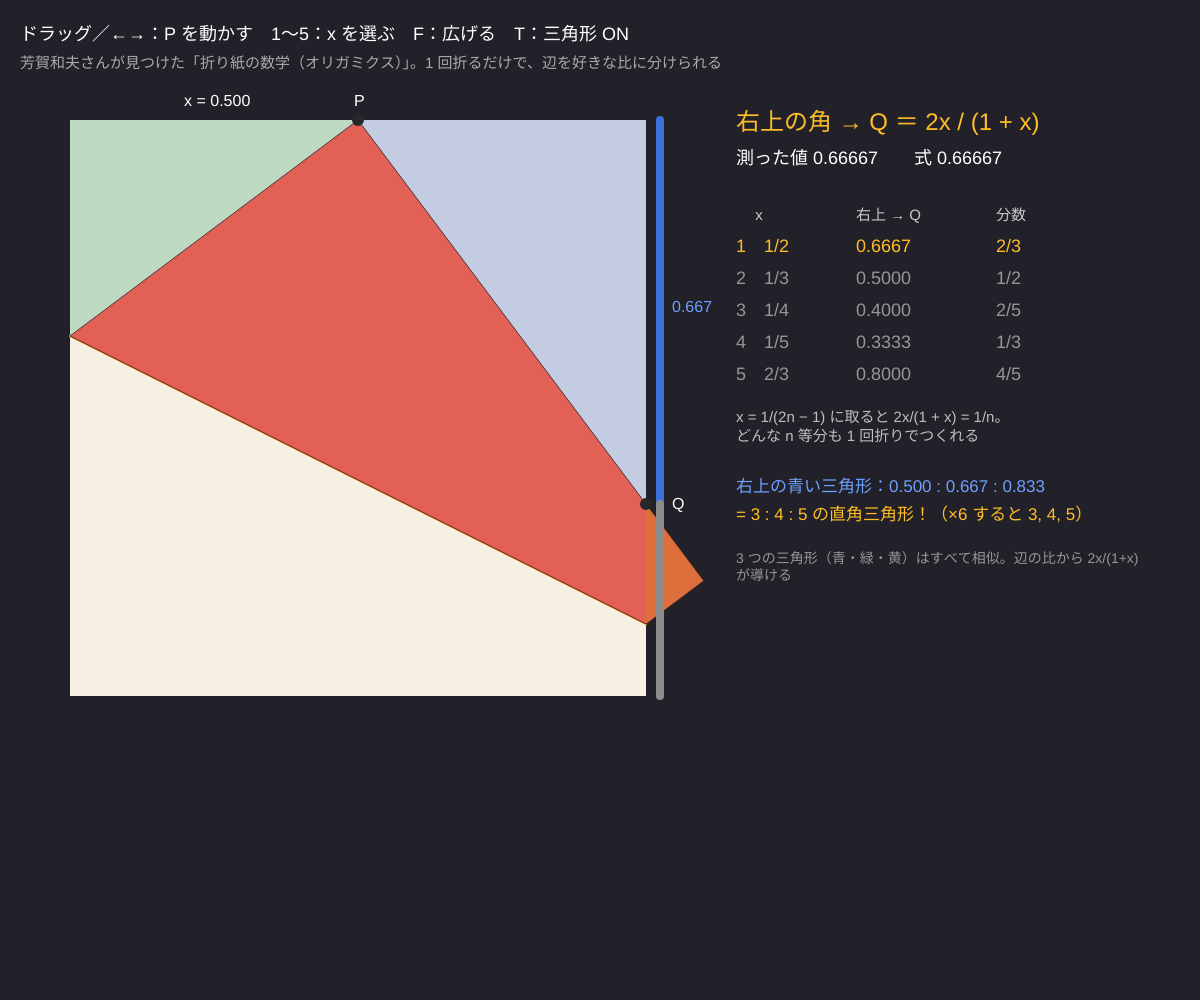
Frame 1 (no input)
Frame 60 (no input): identical to frame 1, image omitted
Frame 120 (the mouse pressed at the canvas centre since frame 60): identical to frame 1, image omitted

The p5.js sketch that drew this single still picture (run headless with seeded random() and noise() and a simulated clock; from frame 60 on, the mouse is pressed at the canvas centre):

// p5.js sketch
// ── sketch.js
// ============================================
// 04 芳賀の定理（オリガミクス）
// 上の辺の点 P に左下の角を重ねて折ると、折り返された下の辺が右の辺を切る点 Q ができる
//   上の辺の左から x の所に P を取ると、右上の角から Q までは 2x / (1 + x)。x = 1/2 なら 2/3（3 等分！）
// ドラッグ／←→ = P を動かす / 1〜5 = x = 1/2, 1/3, 1/4, 1/5, 2/3 / F = 折る・広げる / T = 3 つの三角形
// ============================================

let x = 0.5;               // ★ P の位置（上の辺の左から。一辺 = 1）
let folded = true;
let showTri = true;
let phi = Math.PI;            // 折りのアニメーション
let dragging = false;
let px0, py0, PS;
const PRESETS = [[1 / 2, '1/2'], [1 / 3, '1/3'], [1 / 4, '1/4'], [1 / 5, '1/5'], [2 / 3, '2/3']];

function setup() {
  createCanvas(windowWidth, windowHeight);
  PS = min(width * 0.48, height - 180);
  px0 = 70; py0 = 120;
}
function sx(u) { return px0 + u * PS; }
function sy(v) { return py0 + PS - v * PS; }

// ★ 折り線と、折った後の点を計算する（紙の座標：左下が原点、y は上向き）
function haga(x) {
  let K = { x: 0, y: 0 }, P = { x, y: 1 };
  let cr = bisector(K, P);                     // 角 K を P に重ねる折り線 = 垂直二等分線
  let B2 = refl({ x: 1, y: 0 }, cr);           // 右下の角の行き先
  // 折り返された下の辺（P → B2）が右の辺 x = 1 と交わる点 Q
  let t = (1 - P.x) / (B2.x - P.x);
  let Q = { x: 1, y: P.y + (B2.y - P.y) * t };
  let E = atX(cr, 0), G = atX(cr, 1);          // 折り線が左の辺・右の辺と交わる点
  return { cr, P, Q, B2, E, G };
}

function draw() {
  background(34, 32, 40);
  if (dragging) x = constrain((mouseX - px0) / PS, 0.02, 0.98);
  phi += ((folded ? PI : 0) - phi) * 0.1;
  let g = haga(x);
  let DQ = 1 - g.Q.y;

  noStroke(); fill(246, 240, 226); rect(px0, py0, PS, PS);
  // 折り線
  let seg = clipSquare(g.cr);
  if (seg) { stroke(255, 190, 40); strokeWeight(2); line(sx(seg[0].x), sy(seg[0].y), sx(seg[1].x), sy(seg[1].y)); }
  // 折り返す部分（左下の角の側）
  let side = sdist({ x: 0, y: 0 }, g.cr) > 0 ? 1 : -1;
  let flap = clipHalf([{ x: 0, y: 0 }, { x: 1, y: 0 }, { x: 1, y: 1 }, { x: 0, y: 1 }], g.cr, side);
  let k = 1 - cos(phi);
  fill(phi > HALF_PI ? color(226, 84, 72, 235) : color(255, 250, 235, 235));
  stroke(80, 40, 40); strokeWeight(1);
  beginShape();
  for (let p of flap) { let s = sdist(p, g.cr); vertex(sx(p.x + g.cr.u.y * s * k), sy(p.y - g.cr.u.x * s * k)); }
  endShape(CLOSE);

  // 3 つの直角三角形（折った後）
  if (showTri && phi > 3) {
    noStroke();
    fill(60, 110, 220, 70); triangle(sx(g.P.x), sy(1), sx(1), sy(1), sx(1), sy(g.Q.y));            // 右上
    fill(40, 160, 110, 70); triangle(sx(0), sy(1), sx(g.P.x), sy(1), sx(0), sy(g.E.y));             // 左上
    if (g.G.y > 0) { fill(255, 190, 40, 70); triangle(sx(1), sy(g.Q.y), sx(g.B2.x), sy(g.B2.y), sx(1), sy(g.G.y)); }  // 右下
  }
  // Q の目盛り
  strokeWeight(8);
  stroke(60, 110, 220); line(sx(1) + 14, sy(1), sx(1) + 14, sy(g.Q.y));
  stroke(140); line(sx(1) + 14, sy(g.Q.y), sx(1) + 14, sy(0));
  noStroke(); fill(40);
  circle(sx(g.P.x), sy(1), 12); circle(sx(1), sy(g.Q.y), 12);
  fill(255); textSize(16);
  text('P', sx(g.P.x) - 4, sy(1) - 14); text('Q', sx(1) + 26, sy(g.Q.y) + 5);
  text('x = ' + nf(x, 1, 3), sx(x / 2) - 30, sy(1) - 14);
  fill(110, 160, 255); text(nf(DQ, 1, 3), sx(1) + 26, sy((1 + g.Q.y) / 2));

  // 説明と表
  let tx = px0 + PS + 90;
  fill(255); textSize(18);
  text('ドラッグ／←→：P を動かす　1〜5：x を選ぶ　F：' + (folded ? '広げる' : '折る') + '　T：三角形 ' + (showTri ? 'ON' : 'off'), 20, 40);
  fill(170); textSize(15);
  text('芳賀和夫さんが見つけた「折り紙の数学（オリガミクス）」。1 回折るだけで、辺を好きな比に分けられる', 20, 68);
  fill(255, 190, 40); textSize(24); text('右上の角 → Q ＝ 2x / (1 + x)', tx, py0 + 10);
  fill(255); textSize(18);
  text('測った値 ' + nf(DQ, 1, 5) + '　　式 ' + nf(2 * x / (1 + x), 1, 5), tx, py0 + 44);
  let rows = [['x', '右上 → Q', '分数']];
  let fr = ['2/3', '1/2', '2/5', '1/3', '4/5'];
  PRESETS.forEach((p, i) => rows.push([p[1], nf(2 * p[0] / (1 + p[0]), 1, 4), fr[i]]));
  let y = py0 + 100;
  rows.forEach((r, i) => {
    let on = i > 0 && Math.abs(PRESETS[i - 1][0] - x) < 0.002;
    fill(on ? color(255, 190, 40) : i === 0 ? 200 : 150); textSize(i === 0 ? 15 : 18);
    text((i > 0 ? i + '　' : '　 ') + r[0], tx, y); text(r[1], tx + 120, y); text(r[2], tx + 260, y);
    y += 32;
  });
  fill(190); textSize(15);
  text('x = 1/(2n − 1) に取ると 2x/(1 + x) = 1/n。\nどんな n 等分も 1 回折りでつくれる', tx, y + 10);
  let P1 = 1 - x, P2 = DQ, P3 = Math.hypot(P1, P2);
  fill(110, 160, 255); textSize(17);
  text('右上の青い三角形：' + nf(P1, 1, 3) + ' : ' + nf(P2, 1, 3) + ' : ' + nf(P3, 1, 3), tx, y + 80);
  if (Math.abs(x - 0.5) < 0.002) { fill(255, 190, 40); text('= 3 : 4 : 5 の直角三角形！（×6 すると 3, 4, 5）', tx, y + 108); }
  fill(150); textSize(14);
  text('3 つの三角形（青・緑・黄）はすべて相似。辺の比から 2x/(1+x) が導ける', tx, y + 140, width - tx - 20);
}

function mousePressed() { if (abs(mouseY - py0) < 40 && mouseX > px0 - 20 && mouseX < px0 + PS + 20) dragging = true; }
function mouseReleased() { dragging = false; }
function keyPressed() {
  if (key === LEFT_ARROW) x = max(0.02, x - 0.01);
  if (key === RIGHT_ARROW) x = min(0.98, x + 0.01);
  if (key >= '1' && key <= '5') x = PRESETS[int(key) - 1][0];
  if (key === 'f' || key === 'F') folded = !folded;
  if (key === 't' || key === 'T') showTri = !showTri;
}

// ---------- やってみよう ----------
// 1. x = 1/2 で 2/3、そこから 1/3 も手に入る。x をいくつにすれば 1/4、1/5 がつくれる？ 表で確かめよう
// 2. 青・緑・黄の三角形が相似であることを使って、DQ = 2x/(1+x) を自分で導いてみよう
// 3. 折り線が左の辺と交わる高さは (1 + x²)/2。緑の三角形の辺の長さを x で表してみよう
// 4. 本物の紙で x = 1/2 を折って、右の辺の 2/3 の点ができるか確かめよう（芳賀の第 1 定理）


// ==================================================
// ここから下は「折り紙の幾何の道具」（紙の座標：一辺 1）
// ==================================================
function atX(L, xv) { let t = (xv - L.p.x) / L.u.x; return { x: xv, y: L.p.y + L.u.y * t }; }
function nrm(x, y) { let l = Math.hypot(x, y) || 1; return { x: x / l, y: y / l }; }
function bisector(a, b) { return { p: { x: (a.x + b.x) / 2, y: (a.y + b.y) / 2 }, u: nrm(-(b.y - a.y), b.x - a.x) }; }
function sdist(q, L) { return (q.x - L.p.x) * -L.u.y + (q.y - L.p.y) * L.u.x; }
function refl(q, L) { let s = sdist(q, L); return { x: q.x + 2 * s * L.u.y, y: q.y - 2 * s * L.u.x }; }
function clipHalf(pts, L, side) {
  let out = [];
  for (let i = 0; i < pts.length; i++) {
    let p = pts[i], q = pts[(i + 1) % pts.length], s1 = sdist(p, L) * side, s2 = sdist(q, L) * side;
    if (s1 >= 0) out.push(p);
    if (s1 * s2 < 0) { let t = s1 / (s1 - s2); out.push({ x: p.x + (q.x - p.x) * t, y: p.y + (q.y - p.y) * t }); }
  }
  return out;
}
function clipSquare(L) {
  let sq = [{ x: 0, y: 0 }, { x: 1, y: 0 }, { x: 1, y: 1 }, { x: 0, y: 1 }], r = [];
  for (let i = 0; i < 4; i++) {
    let p = sq[i], q = sq[(i + 1) % 4], s1 = sdist(p, L), s2 = sdist(q, L);
    if (s1 * s2 <= 0 && s1 !== s2) { let t = s1 / (s1 - s2); r.push({ x: p.x + (q.x - p.x) * t, y: p.y + (q.y - p.y) * t }); }
  }
  return r.length >= 2 ? r : null;
}
